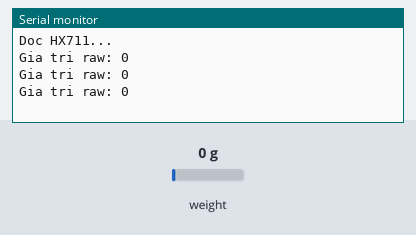
Bench run of a sketch on a simulated Arduino Uno, built with avr-gcc and run on an emulated ATmega328P. On the bench: the last lines printed to the serial monitor. The test bench sets the inputs (shaded band); at power-on: weight on the scale 0 g.

Above: at 1.3 s.
1.4 s: weight on the scale set to 100 g
At 1.96 s:
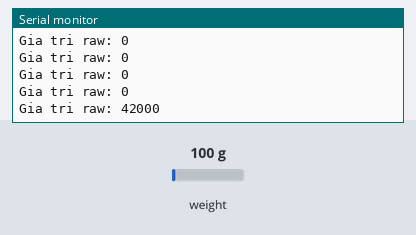
2.9 s: weight on the scale set to 1250 g
At 3.16 s:
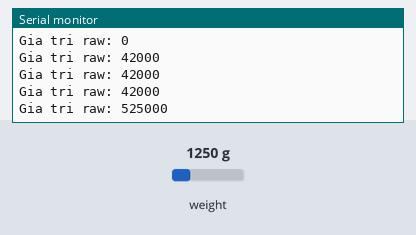
Timing chart, 0 to 5.9 s (numbered marks = the images above; inputs shaded):
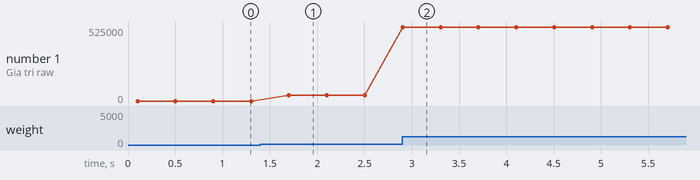

The sketch:

HX711_1LOADCELL.ino
```cpp
// 01 · ĐO LỰC — thử riêng 1 load cell (theo RehabBoard_Ket_noi.pdf)
//   Mặc định: LC6 Bóp tay -> HX711 #6, DT GPIO18, SCK GPIO5 (khớp sơ đồ)
//   Muốn thử ô khác, đổi HX711_DT theo DÂY THỰC TẾ: Phím1=16, Phím2=7, Phím3=15, Phím4=6, Phím5=17, Bóp tay=18
//   (sơ đồ PDF ghi Phím1=6, Phím4=16 nhưng trên board hai dây này bị đổi chỗ)
//   Cần thư viện "HX711" (bogde)

#include "HX711.h"

const int HX711_DT  = 18;
const int HX711_SCK = 5;

HX711 scale;

void setup() {
  Serial.begin(115200);
  scale.begin(HX711_DT, HX711_SCK);

  Serial.println("Doc HX711...");
}

void loop() {
  if (scale.is_ready()) {
    long rawValue = scale.read();
    Serial.print("Gia tri raw: ");
    Serial.println(rawValue);
  } else {
    Serial.println("HX711 chua san sang - kiem tra day DT/SCK va nguon");
  }

  delay(300);
}
```

Measured:
- after the input at 1.4 s, the serial monitor: prints a new line after 0.30 s (image 1)
- after the input at 2.9 s, the serial monitor: prints a new line at once (image 2)
- plotted number 1: 0 → 42000 after the input at 1.4 s, 42000 → 525000 after the input at 2.9 s
